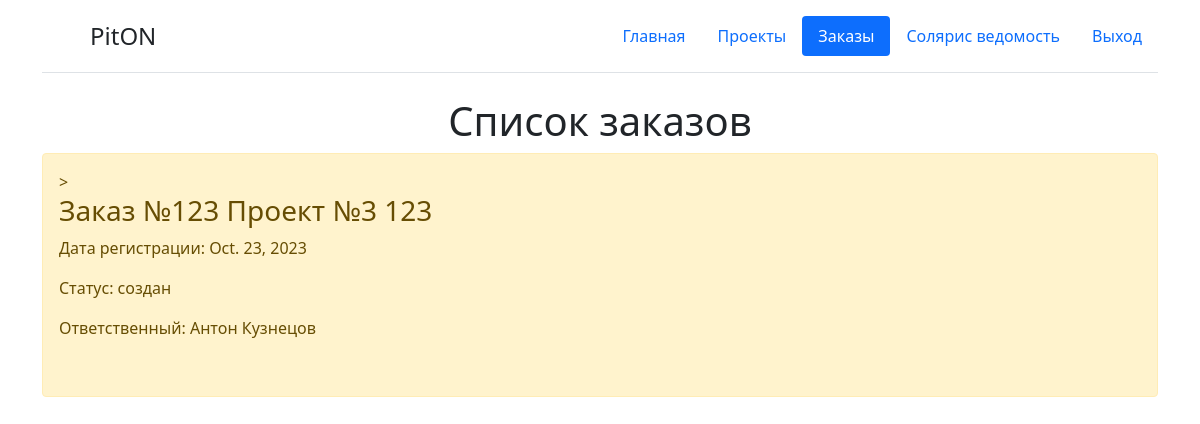
/home/zakaz/ (signed in), run on the app's committed database.
### solaris_vedomost/models.py (models this page shows, shortened)
class SolVed(models.Model):
    class Prom(models.Model):
        PROM = (
            ('Питон кама', 'Питон кама'),
            ('Солярис', 'Солярис')
        )
    class Stat(models.Model):
        STATUS = (
            ('создан', 'создан'),
            ('в работе', 'в работе'),
            ('на упаковке', 'на упаковке'),
            ('отгружен', 'отгружен'),
            ('завершён', 'завершён')
        )
    NomZak = models.CharField('Номер заказа', max_length=15)
    NomProj = models.ForeignKey(reg, db_index=True, max_length=100, on_delete=models.PROTECT, null=True)
    Date_creation = models.DateField('Дата создания', auto_now=True)
    Responsible = models.CharField('Отвественный', max_length=100)
    PromPlosh = models.CharField('Производственная площадка', default='Солярис', max_length=30, choices=Prom.PROM)
    Status = models.CharField('Статус', max_length=15, default='создан', choices=Stat.STATUS)
    uploadedFile = models.FileField(upload_to="Uploaded Files/", null=True)
    class Meta:
        verbose_name = 'Таблица Заказов'

### reg/models.py (models this page shows)
class reg(models.Model):
    class Stat(models.Model):
        STATUS = (
            ('создан', 'создан'),
            ('согласован', 'согласован'),
            ('в работе', 'в работе'),
            ('завершен', 'завершен')
        )
    numbers = models.CharField('Номер проекта', max_length=10)
    NameProg = models.CharField('Наименование', max_length=100)
    Date_born = models.DateField('Дата создания', auto_now=True)
    Responsible = models.CharField('Отвественный', max_length=100)
    Customer_company = models.CharField('', max_length=50)
    Adres_obj = models.TextField('Адрес объекта')
    Status = models.CharField('Статус', max_length=30, default='создан', choices=Stat.STATUS)
    def __str__(self):
        return 'Проект №' + self.numbers + ' ' + self.NameProg
    class Meta:
        verbose_name = 'Таблица регистрации'

### solaris_vedomost/views.py (the view)
# urls.py: path('zakaz/', spis_zakaz, name='zakazi'),
def spis_zakaz(request):
    date_spis_zakaz = SolVed.objects.all()
    return render(request, 'solaris_vedomost/spis_zakaz.html',
                  {'title': 'Зарегистрированные Заказы', 'date_spis_zakaz': date_spis_zakaz})

### templates/solaris_vedomost/spis_zakaz.html (shortened to what this page needs)
{% extends 'reg/base.html' %}
{% block content %}
    <h1 align="center">Список заказов</h1>
    {% for el in date_spis_zakaz %}
        <div {% if el.Status == 'создан' %}
                class="alert alert-warning" role="alert"
                {% elif el.Status == 'в работе' %}
                class="alert alert-danger" role="alert"
                {% elif el.Status == 'на упаковке' %}
                class="alert alert-success" role="alert"
                {% elif el.Status == 'отгружен' %}
                class="alert alert-secondary" role="alert"
                {% else %}
                class="alert alert-light" role="alert"
                {% endif %}>>
            <h3>Заказ №{{ el.NomZak }} {{ el.NomProj }}</h3>
            <p>Дата регистрации: {{ el.Date_creation }}</p>
            <p>Статус:   {{ el.Status }}</p>
            <p>Ответственный: {{ el.Responsible }}</p><br>
        </div>
    {% endfor %}
{% endblock %}

### data on the page
SolVed: NomZak "123", NomProj "Проект №3 123", Date_creation "Oct. 23, 2023", Status "создан", Responsible "Антон Кузнецов"
